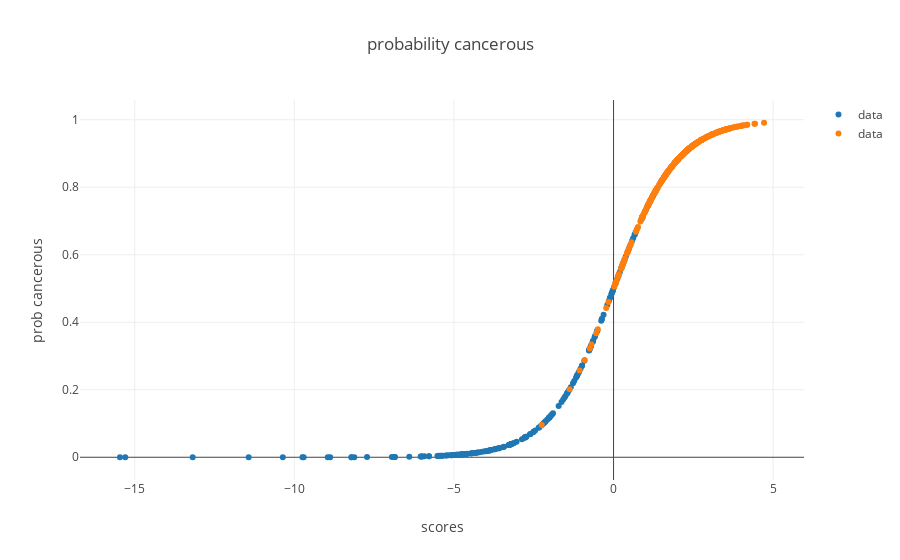

The notebook cell saved with this chart:
### Code cell
benign_sigmoid_trace = trace_values(df_benign['prediction_scores'], df_benign['prediction_probs'])
cancerous_sigmoid_trace = trace_values(df_cancerous['prediction_scores'], df_cancerous['prediction_probs'])
plot([benign_sigmoid_trace, cancerous_sigmoid_trace], layout = {'xaxis': {'title': 'scores'}, 'yaxis': {'title': 'prob cancerous'}, 'title': 'probability cancerous'})

### Figure 1 — Plotly figure (JSON) as saved in the notebook; plotly's stock layout.template omitted (floating-point values rounded to 4 significant figures; data arrays with more than 128 entries replaced by an {"elided": "..."} marker saying what was removed)
{"data": [{"mode": "markers", "name": "data", "text": [], "type": "scatter", "uid": "1ad10f7a-818c-4d77-99a2-a9f5001a498b", "x": {"elided": "212 float values"}, "y": {"elided": "212 float values"}}, {"mode": "markers", "name": "data", "text": [], "type": "scatter", "uid": "03641e87-3b09-488f-bd94-bf6ded79063a", "x": {"elided": "357 float values"}, "y": {"elided": "357 float values"}}], "layout": {"autosize": true, "title": {"text": "probability cancerous"}, "xaxis": {"autorange": true, "range": [-16.82, 6.067], "title": {"text": "scores"}, "type": "linear"}, "yaxis": {"autorange": true, "range": [-0.0726, 1.064], "title": {"text": "prob cancerous"}, "type": "linear"}}}
